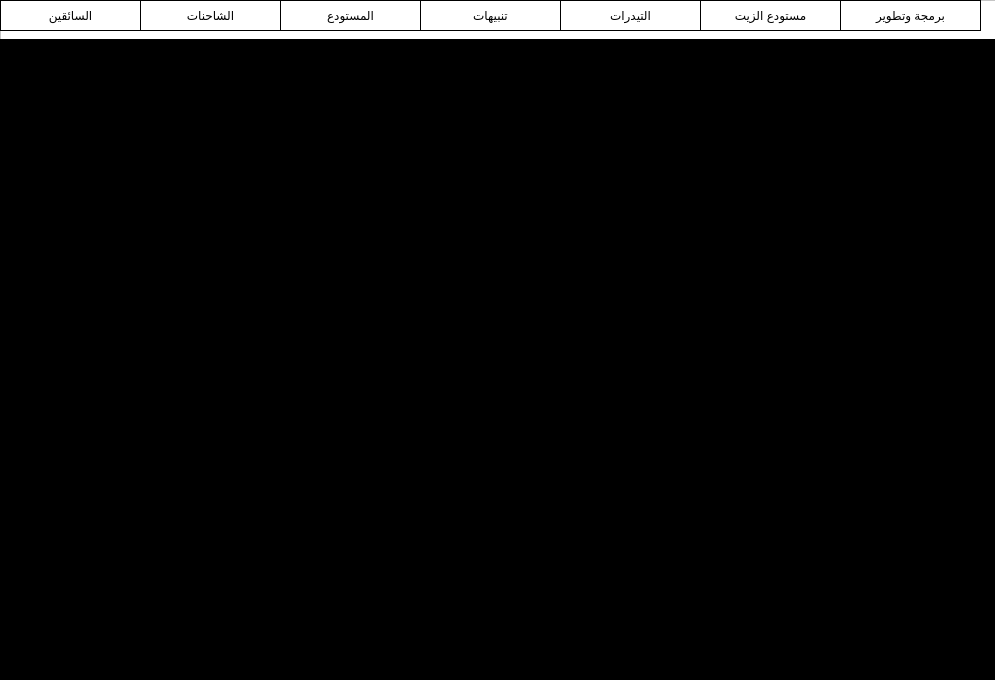
<?xml version="1.0" encoding="UTF-8"?>
<ui version="4.0">
 <class>Form</class>
 <widget class="QWidget" name="Form">
  <property name="geometry">
   <rect>
    <x>0</x>
    <y>0</y>
    <width>995</width>
    <height>680</height>
   </rect>
  </property>
  <property name="windowTitle">
   <string>Form</string>
  </property>
  <widget class="QFrame" name="buttonsFrame">
   <property name="geometry">
    <rect>
     <x>0</x>
     <y>0</y>
     <width>1001</width>
     <height>41</height>
    </rect>
   </property>
   <property name="styleSheet">
    <string notr="true">background-color:white;</string>
   </property>
   <property name="frameShape">
    <enum>QFrame::StyledPanel</enum>
   </property>
   <property name="frameShadow">
    <enum>QFrame::Raised</enum>
   </property>
   <widget class="QPushButton" name="driversButton">
    <property name="geometry">
     <rect>
      <x>0</x>
      <y>0</y>
      <width>141</width>
      <height>31</height>
     </rect>
    </property>
    <property name="styleSheet">
     <string notr="true">QPushButton {

text-align:center;
qproperty-icon:url(&quot;assests/people.png&quot;);
qproperty-iconSize: 30px;
background-color:transparent;
border:1px solid black;
font: 16pt &quot;Arial&quot;;
}


QPushButton:hover {background-color:#c8c8c8;}

</string>
    </property>
    <property name="text">
     <string>السائقين</string>
    </property>
   </widget>
   <widget class="QPushButton" name="trucksButton">
    <property name="geometry">
     <rect>
      <x>140</x>
      <y>0</y>
      <width>141</width>
      <height>31</height>
     </rect>
    </property>
    <property name="styleSheet">
     <string notr="true">QPushButton {

text-align:center;
qproperty-icon:url(&quot;assests/truck.png&quot;);
qproperty-iconSize: 30px;
background-color:transparent;
border:1px solid black;
font: 16pt &quot;Arial&quot;;
}


QPushButton:hover {background-color:#c8c8c8;}

</string>
    </property>
    <property name="text">
     <string>الشاحنات</string>
    </property>
   </widget>
   <widget class="QPushButton" name="warehouseButton">
    <property name="geometry">
     <rect>
      <x>280</x>
      <y>0</y>
      <width>141</width>
      <height>31</height>
     </rect>
    </property>
    <property name="styleSheet">
     <string notr="true">QPushButton {

text-align:center;
qproperty-icon:url(&quot;assests/warehouse.png&quot;);
qproperty-iconSize: 30px;
background-color:transparent;
border:1px solid black;
font: 16pt &quot;Arial&quot;;
}


QPushButton:hover {background-color:#c8c8c8;}

</string>
    </property>
    <property name="text">
     <string>المستودع</string>
    </property>
   </widget>
   <widget class="QPushButton" name="noficationsButton">
    <property name="geometry">
     <rect>
      <x>420</x>
      <y>0</y>
      <width>141</width>
      <height>31</height>
     </rect>
    </property>
    <property name="styleSheet">
     <string notr="true">QPushButton {

text-align:center;
qproperty-icon:url(&quot;assests/nofications.png&quot;);
qproperty-iconSize: 30px;
background-color:transparent;
border:1px solid black;
font: 16pt &quot;Arial&quot;;
}


QPushButton:hover {background-color:#c8c8c8;}

</string>
    </property>
    <property name="text">
     <string>تنبيهات</string>
    </property>
   </widget>
   <widget class="QPushButton" name="bigTrucksButton">
    <property name="geometry">
     <rect>
      <x>560</x>
      <y>0</y>
      <width>141</width>
      <height>31</height>
     </rect>
    </property>
    <property name="styleSheet">
     <string notr="true">QPushButton {

text-align:center;
qproperty-iconSize: 30px;
background-color:transparent;
border:1px solid black;
font: 16pt &quot;Arial&quot;;
}


QPushButton:hover {background-color:#c8c8c8;}

</string>
    </property>
    <property name="text">
     <string>التيدرات</string>
    </property>
   </widget>
   <widget class="QPushButton" name="programmerButton">
    <property name="geometry">
     <rect>
      <x>840</x>
      <y>0</y>
      <width>141</width>
      <height>31</height>
     </rect>
    </property>
    <property name="styleSheet">
     <string notr="true">QPushButton {

text-align:center;
qproperty-icon:url(&quot;assests/programming.png&quot;);
qproperty-iconSize: 30px;
background-color:transparent;
border:1px solid black;
font: 16pt &quot;Arial&quot;;
}


QPushButton:hover {background-color:#c8c8c8;}

</string>
    </property>
    <property name="text">
     <string>برمجة وتطوير</string>
    </property>
   </widget>
   <widget class="QPushButton" name="oilButton">
    <property name="geometry">
     <rect>
      <x>700</x>
      <y>0</y>
      <width>141</width>
      <height>31</height>
     </rect>
    </property>
    <property name="styleSheet">
     <string notr="true">QPushButton {

text-align:center;
qproperty-iconSize: 30px;
background-color:transparent;
border:1px solid black;
font: 16pt &quot;Arial&quot;;
}


QPushButton:hover {background-color:#c8c8c8;}

</string>
    </property>
    <property name="text">
     <string>مستودع الزيت</string>
    </property>
   </widget>
  </widget>
  <widget class="QFrame" name="mainFrame">
   <property name="geometry">
    <rect>
     <x>0</x>
     <y>39</y>
     <width>1001</width>
     <height>641</height>
    </rect>
   </property>
   <property name="styleSheet">
    <string notr="true">background-color:black</string>
   </property>
   <property name="frameShape">
    <enum>QFrame::StyledPanel</enum>
   </property>
   <property name="frameShadow">
    <enum>QFrame::Raised</enum>
   </property>
   <widget class="QLabel" name="label">
    <property name="geometry">
     <rect>
      <x>0</x>
      <y>160</y>
      <width>1001</width>
      <height>391</height>
     </rect>
    </property>
    <property name="text">
     <string/>
    </property>
    <property name="pixmap">
     <pixmap>MyLogo.png</pixmap>
    </property>
    <property name="scaledContents">
     <bool>true</bool>
    </property>
   </widget>
  </widget>
 </widget>
 <resources/>
 <connections/>
</ui>
